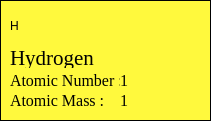
   <widget class="QFrame" name="elementDetailFrame">
    <property name="geometry">
     <rect>
      <x>549</x>
      <y>559</y>
      <width>211</width>
      <height>121</height>
     </rect>
    </property>
    <property name="styleSheet">
     <string notr="true">background-color: rgb(99, 255, 117);
background-color: rgb(255, 249, 61);</string>
    </property>
    <property name="frameShape">
     <enum>QFrame::Box</enum>
    </property>
    <property name="frameShadow">
     <enum>QFrame::Plain</enum>
    </property>
    <widget class="QLabel" name="elementSymbolLabel">
     <property name="geometry">
      <rect>
       <x>10</x>
       <y>10</y>
       <width>121</width>
       <height>31</height>
      </rect>
     </property>
     <property name="styleSheet">
      <string notr="true">font: 35pt &quot;Times New Roman&quot;;</string>
     </property>
     <property name="text">
      <string>H</string>
     </property>
    </widget>
    <widget class="QLabel" name="elementNameLabel">
     <property name="geometry">
      <rect>
       <x>10</x>
       <y>47</y>
       <width>191</width>
       <height>21</height>
      </rect>
     </property>
     <property name="font">
      <font>
       <family>Times New Roman</family>
       <pointsize>16</pointsize>
       <weight>50</weight>
       <italic>false</italic>
       <bold>false</bold>
      </font>
     </property>
     <property name="styleSheet">
      <string notr="true">font: 16pt &quot;Times New Roman&quot;;</string>
     </property>
     <property name="text">
      <string>Hydrogen</string>
     </property>
    </widget>
    <widget class="QLabel" name="label_4">
     <property name="geometry">
      <rect>
       <x>10</x>
       <y>70</y>
       <width>111</width>
       <height>21</height>
      </rect>
     </property>
     <property name="font">
      <font>
       <family>Times New Roman</family>
       <pointsize>12</pointsize>
       <weight>50</weight>
       <italic>false</italic>
       <bold>false</bold>
      </font>
     </property>
     <property name="styleSheet">
      <string notr="true">font: 12pt &quot;Times New Roman&quot;;</string>
     </property>
     <property name="text">
      <string>Atomic Number :</string>
     </property>
    </widget>
    <widget class="QLabel" name="label_5">
     <property name="geometry">
      <rect>
       <x>10</x>
       <y>90</y>
       <width>101</width>
       <height>21</height>
      </rect>
     </property>
     <property name="font">
      <font>
       <family>Times New Roman</family>
       <pointsize>12</pointsize>
       <weight>50</weight>
       <italic>false</italic>
       <bold>false</bold>
      </font>
     </property>
     <property name="styleSheet">
      <string notr="true">font: 12pt &quot;Times New Roman&quot;;</string>
     </property>
     <property name="text">
      <string>Atomic Mass :</string>
     </property>
    </widget>
    <widget class="QLabel" name="atomicNumberLabel">
     <property name="geometry">
      <rect>
       <x>120</x>
       <y>70</y>
       <width>81</width>
       <height>21</height>
      </rect>
     </property>
     <property name="font">
      <font>
       <family>Times New Roman</family>
       <pointsize>12</pointsize>
       <weight>50</weight>
       <italic>false</italic>
       <bold>false</bold>
      </font>
     </property>
     <property name="styleSheet">
      <string notr="true">font: 12pt &quot;Times New Roman&quot;;
</string>
     </property>
     <property name="text">
      <string>1</string>
     </property>
    </widget>
    <widget class="QLabel" name="atomicMassLabel">
     <property name="geometry">
      <rect>
       <x>120</x>
       <y>90</y>
       <width>81</width>
       <height>21</height>
      </rect>
     </property>
     <property name="font">
      <font>
       <family>Times New Roman</family>
       <pointsize>12</pointsize>
       <weight>50</weight>
       <italic>false</italic>
       <bold>false</bold>
      </font>
     </property>
     <property name="styleSheet">
      <string notr="true">font: 12pt &quot;Times New Roman&quot;;</string>
     </property>
     <property name="text">
      <string>1</string>
     </property>
    </widget>
   </widget>
